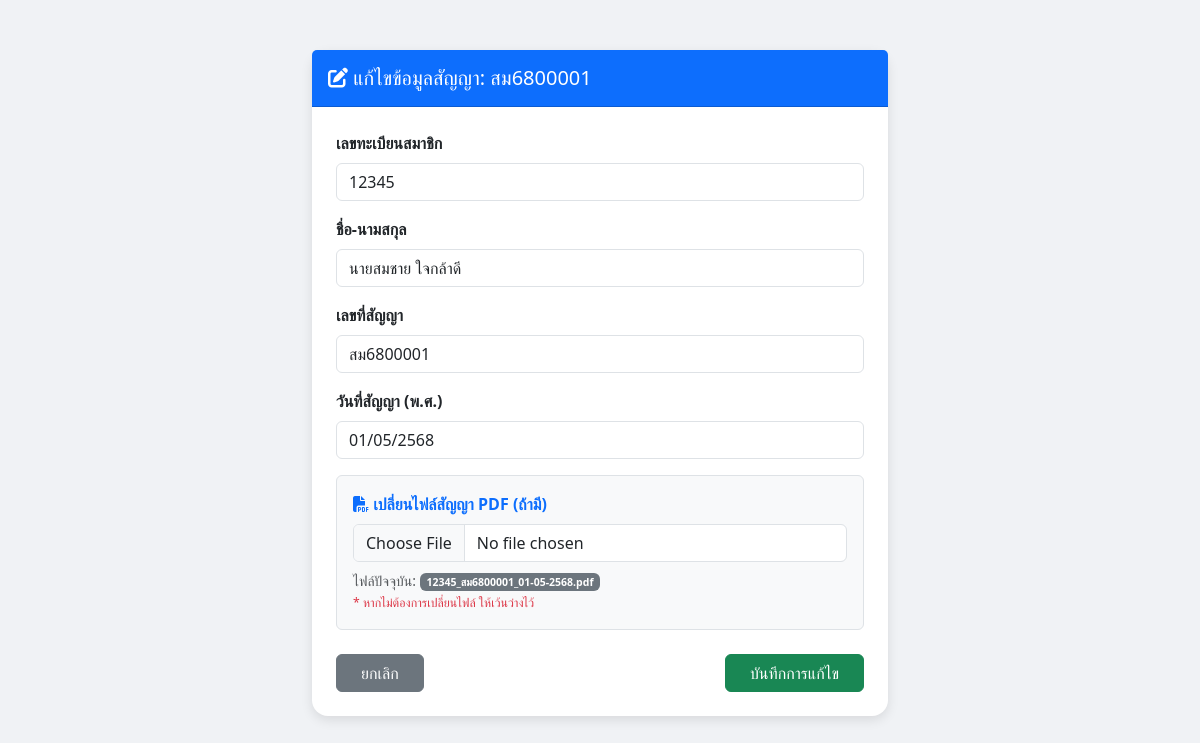
Page /edit_form.php?id=1 (signed in) on the earlier database version.
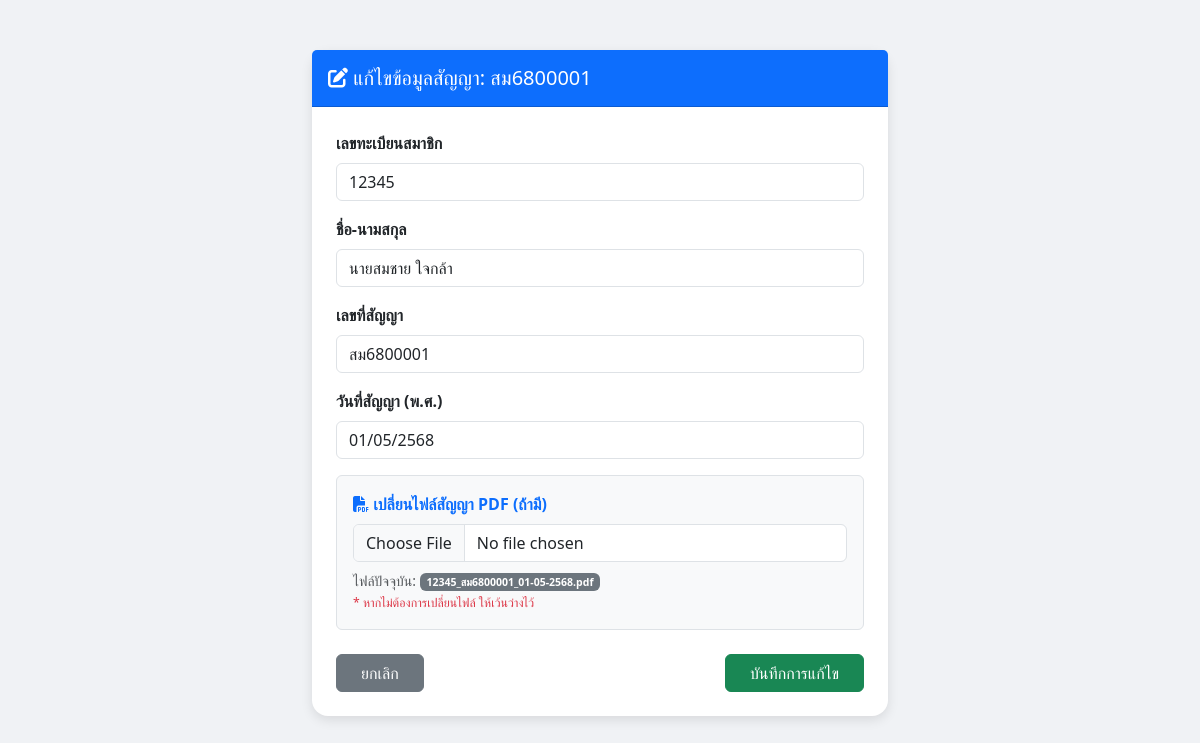
Same page on the later database version.
### tables this page shows
CREATE TABLE `loan_tb` (
  `id` int(11) NOT NULL,
  `member_id` varchar(50) NOT NULL,
  `member_name` varchar(255) NOT NULL,
  `loan_id` varchar(50) NOT NULL,
  `loan_date_en` date NOT NULL,
  `created_at` timestamp NOT NULL DEFAULT CURRENT_TIMESTAMP ON UPDATE CURRENT_TIMESTAMP,
  `file_name` varchar(255) NOT NULL
);

### edit_form.php (the view, shortened to what this page needs)
<?php
include 'config.php';
$id = isset($_GET['id']) ? intval($_GET['id']) : 0;
$stmt = $conn->prepare("SELECT * FROM loan_tb WHERE id = ?");
$stmt->execute(array($id));
$data = $stmt->fetch(PDO::FETCH_ASSOC);
$date_parts = explode('-', $data['loan_date_en']);
$date_th = $date_parts[2]."/".$date_parts[1]."/".($date_parts[0]+543);
?>
<!DOCTYPE html>
<html lang="th">
<head>
    <?php
		include 'lib_head.php';
	?>
</head>
<body>
    <div class="container" style="max-width: 600px;">
        <div class="card main-card">
            <div class="card-header bg-primary text-white py-3">
                <h5 class="mb-0"><i class="fas fa-edit"></i> แก้ไขข้อมูลสัญญา: <?php echo htmlspecialchars($data['loan_id']); ?></h5>
            </div>
            <div class="card-body p-4">
                <form id="update_form" enctype="multipart/form-data">
                    <div class="mb-3">
                        <label class="form-label fw-bold">เลขทะเบียนสมาชิก</label>
                        <input type="text" name="member_id" class="form-control" value="<?php echo htmlspecialchars($data['member_id']); ?>" required>
                    </div>
                    <div class="mb-3">
                        <label class="form-label fw-bold">ชื่อ-นามสกุล</label>
                        <input type="text" name="member_name" class="form-control" value="<?php echo htmlspecialchars($data['member_name']); ?>" required>
                    </div>
                    <div class="mb-3">
                        <label class="form-label fw-bold">เลขที่สัญญา</label>
                        <input type="text" name="loan_id" class="form-control" value="<?php echo htmlspecialchars($data['loan_id']); ?>" required>
                    </div>
                    <div class="mb-3">
                        <label class="form-label fw-bold">วันที่สัญญา (พ.ศ.)</label>
                        <input type="text" name="loan_date" class="form-control" id="loan_date" value="<?php echo $date_th; ?>" placeholder="วว/ดด/ปปปป" maxlength="10" required>
                    </div>
                    <div class="mb-4 p-3 border rounded bg-light">
                        <label class="form-label fw-bold text-primary"><i class="fas fa-file-pdf"></i> เปลี่ยนไฟล์สัญญา PDF (ถ้ามี)</label>
                        <input type="file" name="loan_file" class="form-control" accept="application/pdf">
                        <div class="form-text mt-2">
                            ไฟล์ปัจจุบัน: <span class="badge bg-secondary"><?php echo htmlspecialchars($data['file_name']); ?></span>
                            <br><small class="text-danger">* หากไม่ต้องการเปลี่ยนไฟล์ ให้เว้นว่างไว้</small>
                        </div>
                    </div>
                    <div class="d-flex justify-content-between">
                        <a href="edit_list.php" class="btn btn-secondary px-4">ยกเลิก</a>
                        <button type="submit" class="btn btn-success px-4">บันทึกการแก้ไข</button>
                    </div>
                </form>
            </div>
        </div>
    </div>
</body>
</html>

### lib_head.php (shortened to what this page needs)
<link href="lib/bootstrap-5.3.8/css/bootstrap.min.css" rel="stylesheet">
<link href="lib/fontawesome-free-6.5.2/css/all.min.css" rel="stylesheet">

### edit_form.php (style rules this page uses)
body { background-color: #f0f2f5; padding-top: 50px; }
.main-card { border-radius: 1rem; box-shadow: 0 4px 12px rgba(0,0,0,0.1); border: none; }

Differences in the rows shown:
changed loan_tb "สม6800001": member_name "นายสมชาย ใจกล้าดี" → "นายสมชาย ใจกล้า"
